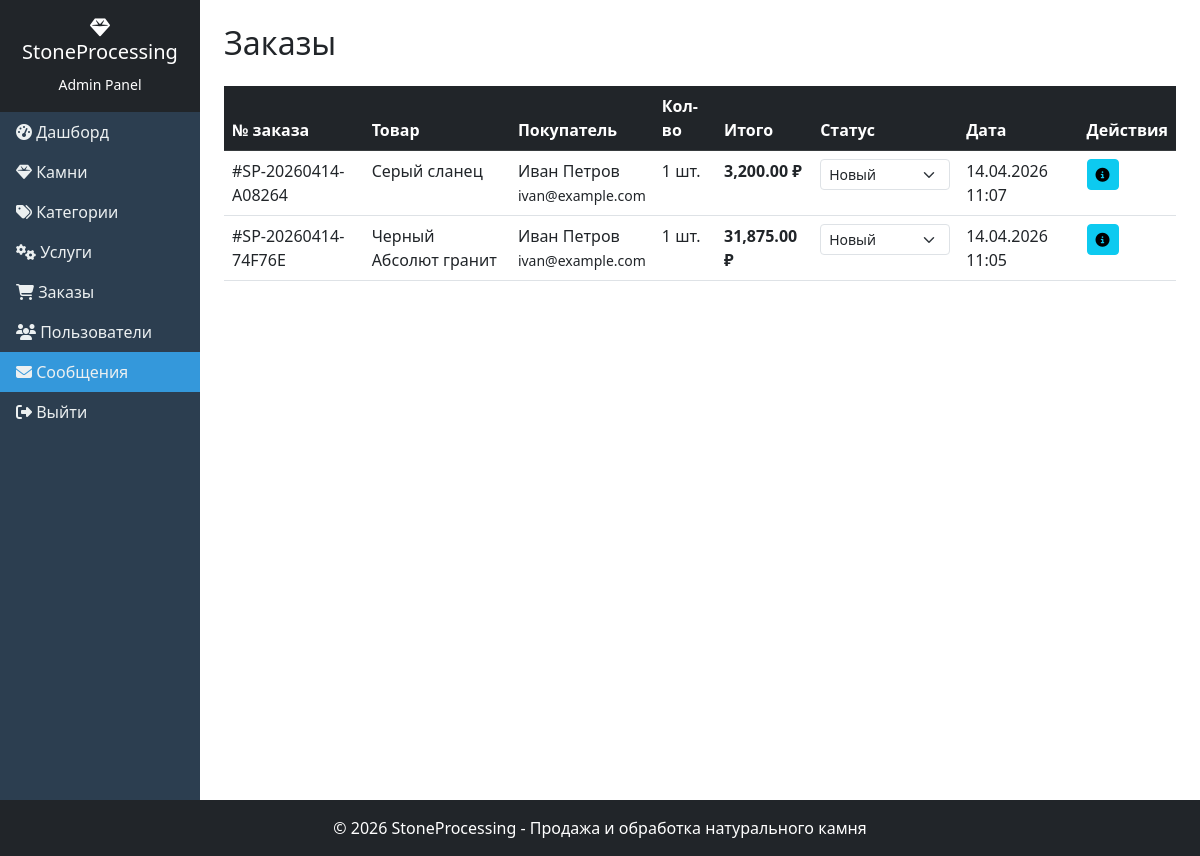
The app's page /admin/orders.php (signed in) with its own data.
### tables this page shows
CREATE TABLE `orders` (
  `id` int(11) NOT NULL,
  `order_number` varchar(20) NOT NULL,
  `user_id` int(11) NOT NULL,
  `stone_id` int(11) NOT NULL,
  `stone_name` varchar(200) DEFAULT NULL,
  `stone_price` decimal(12,2) DEFAULT NULL,
  `quantity` int(11) NOT NULL,
  `selected_services` longtext DEFAULT NULL CHECK (json_valid(`selected_services`)),
  `stone_total` decimal(12,2) DEFAULT NULL,
  `services_total` decimal(12,2) DEFAULT 0.00,
  `total_price` decimal(12,2) DEFAULT NULL,
  `delivery_address` text DEFAULT NULL,
  `delivery_notes` text DEFAULT NULL,
  `status` enum('new','processing','paid','shipped','completed','cancelled') DEFAULT 'new',
  `customer_name` varchar(150) DEFAULT NULL,
  `customer_email` varchar(100) DEFAULT NULL,
  `customer_phone` varchar(20) DEFAULT NULL,
  `created_at` timestamp NOT NULL DEFAULT current_timestamp(),
  `updated_at` timestamp NOT NULL DEFAULT current_timestamp() ON UPDATE current_timestamp()
);

CREATE TABLE `stones` (
  `id` int(11) NOT NULL,
  `name` varchar(200) NOT NULL,
  `stone_category_id` int(11) NOT NULL,
  `length_cm` decimal(10,2) DEFAULT 0.00,
  `width_cm` decimal(10,2) DEFAULT 0.00,
  `height_cm` decimal(10,2) DEFAULT 0.00,
  `weight_kg` decimal(10,2) DEFAULT 0.00,
  `volume_m3` decimal(10,4) DEFAULT 0.0000,
  `color` varchar(50) DEFAULT NULL,
  `origin` varchar(100) DEFAULT NULL,
  `texture` varchar(100) DEFAULT NULL,
  `price_per_sqm` decimal(12,2) DEFAULT 0.00,
  `price_per_unit` decimal(12,2) DEFAULT 0.00,
  `price_per_kg` decimal(12,2) DEFAULT 0.00,
  `main_image` varchar(255) DEFAULT 'default_stone.png',
  `gallery_images` text DEFAULT NULL,
  `short_description` text DEFAULT NULL,
  `full_description` longtext DEFAULT NULL,
  `specifications` longtext DEFAULT NULL CHECK (json_valid(`specifications`)),
  `quantity` int(11) DEFAULT 0,
  `min_order_quantity` int(11) DEFAULT 1,
  `is_active` tinyint(1) DEFAULT 1,
  `created_at` timestamp NOT NULL DEFAULT current_timestamp(),
  `updated_at` timestamp NOT NULL DEFAULT current_timestamp() ON UPDATE current_timestamp()
);

### admin/orders.php (the view, shortened to what this page needs)
<?php
require_once '../config/db.php';
$orders = $pdo->query("SELECT o.*, s.name as stone_name FROM orders o JOIN stones s ON o.stone_id = s.id ORDER BY o.created_at DESC")->fetchAll();
?>
<!DOCTYPE html>
<html lang="ru">
<head>
    <link href="https://cdn.jsdelivr.net/npm/bootstrap@5.3.0/dist/css/bootstrap.min.css" rel="stylesheet">
    <link rel="stylesheet" href="https://cdnjs.cloudflare.com/ajax/libs/font-awesome/6.4.0/css/all.min.css">
</head>
<body>
    <div class="container-fluid">
        <div class="row">
            <div class="col-md-2 p-0 sidebar">
                <div class="p-3 text-white text-center bg-dark"><h5><i class="fas fa-gem"></i> StoneProcessing</h5><small>Admin Panel</small></div>
                <nav class="nav flex-column">
                    <a class="nav-link" href="index.php"><i class="fas fa-tachometer-alt"></i> Дашборд</a>
                    <a class="nav-link" href="stones.php"><i class="fas fa-gem"></i> Камни</a>
                    <a class="nav-link" href="categories.php"><i class="fas fa-tags"></i> Категории</a>
                    <a class="nav-link" href="services.php"><i class="fas fa-cogs"></i> Услуги</a>
                    <a class="nav-link" href="orders.php"><i class="fas fa-shopping-cart"></i> Заказы</a>
                    <a class="nav-link" href="users.php"><i class="fas fa-users"></i> Пользователи</a>
                    <a class="nav-link active" href="messages.php"><i class="fas fa-envelope"></i> Сообщения</a>
                    <a class="nav-link" href="../logout.php"><i class="fas fa-sign-out-alt"></i> Выйти</a>
                </nav>
            </div>
            <div class="col-md-10 p-4">
                <h2 class="mb-4">Заказы</h2>
                <div class="table-responsive">
                    <table class="table table-hover">
                        <thead class="table-dark">
                            <tr>
                                <th>№ заказа</th><th>Товар</th><th>Покупатель</th><th>Кол-во</th><th>Итого</th><th>Статус</th><th>Дата</th><th>Действия</th>
                            </tr>
                        </thead>
                        <tbody>
                            <?php foreach($orders as $order): ?>
                            <tr>
                                <td>#<?= $order['order_number'] ?></td>
                                <td><?= htmlspecialchars($order['stone_name']) ?></td>
                                <td><?= htmlspecialchars($order['customer_name']) ?><br><small><?= htmlspecialchars($order['customer_email']) ?></small></td>
                                <td><?= $order['quantity'] ?> шт.</td>
                                <td><strong><?= number_format($order['total_price'], 2) ?> ₽</strong></td>
                                <td>
                                    <form method="POST" class="d-inline">
                                        <select name="status" onchange="this.form.submit()" class="form-select form-select-sm" style="width: 130px;">
                                            <option value="new" <?= $order['status']=='new'?'selected':'' ?>>Новый</option>
                                        </select>
                                    </form>
                                </td>
                                <td><?= date('d.m.Y H:i', strtotime($order['created_at'])) ?></td>
                                <td>
                                    <button class="btn btn-sm btn-info" onclick="alert('Заказ #<?= $order['order_number'] ?>\nТовар: <?= htmlspecialchars($order['stone_name']) ?>\nКол-во: <?= $order['quantity'] ?> шт.\nИтого: <?= number_format($order['total_price'], 2) ?> ₽\nУслуги: <?= number_format($order['services_total'], 2) ?> ₽')">
                                        <i class="fas fa-info-circle"></i>
                                    </button>
                                </td>
                            </tr>
                            <?php endforeach; ?>
                        </tbody>
                    </table>
                </div>
            </div>
        </div>
    </div>
    <?php include '../includes/footer.php'; ?>
</body>
</html>

### admin/orders.php (style rules this page uses)
.sidebar { min-height: 100vh; background: #2c3e50; }
.sidebar .nav-link { color: #ecf0f1; }
.sidebar .nav-link.active { background: #3498db; }

### includes/footer.php (style rules this page uses)
html, body { height: 100%; margin: 0; padding: 0; }
body { display: flex; flex-direction: column; min-height: 100vh; }

### records on screen
orders: order_number "SP-20260414-A08264", stone.name "Серый сланец", customer_name "Иван Петров", customer_email "ivan@example.com", quantity "1", total_price "3,200.00", status "Новый", created_at "14.04.2026 11:07"
orders: order_number "SP-20260414-74F76E", stone.name "Черный Абсолют гранит", customer_name "Иван Петров", customer_email "ivan@example.com", quantity "1", total_price "31,875.00", status "Новый", created_at "14.04.2026 11:05"
